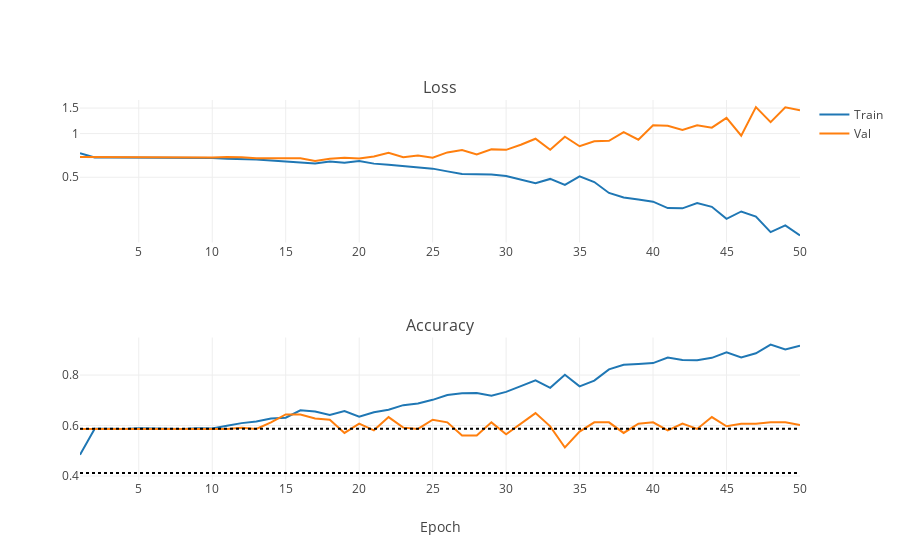

The notebook cell this image was saved under:
### Markdown cell above
Lets start with a bare version of AlexNet. No dropout is used, downscale=16. The network is trained with Adam for 50 epochs on batches of 256 images each:

### Code cell
from plotly.offline import init_notebook_mode, iplot
init_notebook_mode(connected=True)

from cv_vis import plot_training_stats
iplot(plot_training_stats("/DATA/Dropbox/LOOTRPV/Personal_programming/MachineLearning/Tutorials/ImageRecognition/NNs/AlexNet_logs/0.log"))
